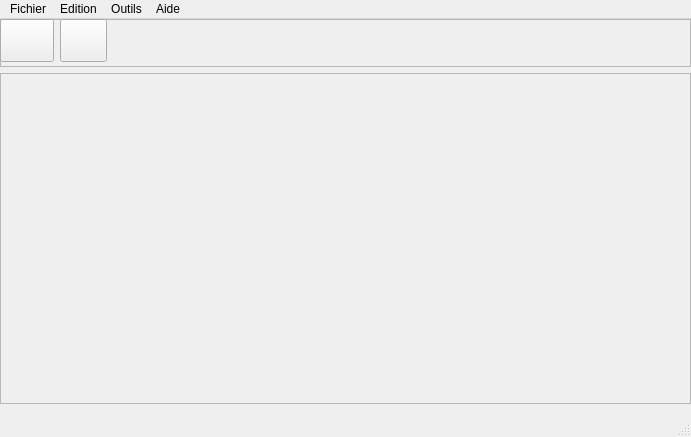
<?xml version="1.0" encoding="UTF-8"?>
<ui version="4.0">
 <class>MainWindow</class>
 <widget class="QMainWindow" name="MainWindow">
  <property name="geometry">
   <rect>
    <x>0</x>
    <y>0</y>
    <width>691</width>
    <height>437</height>
   </rect>
  </property>
  <property name="windowTitle">
   <string>MainWindow</string>
  </property>
  <widget class="QWidget" name="centralWidget">
   <widget class="QFrame" name="topFrame">
    <property name="enabled">
     <bool>true</bool>
    </property>
    <property name="geometry">
     <rect>
      <x>0</x>
      <y>0</y>
      <width>691</width>
      <height>48</height>
     </rect>
    </property>
    <property name="sizePolicy">
     <sizepolicy hsizetype="Preferred" vsizetype="Fixed">
      <horstretch>0</horstretch>
      <verstretch>0</verstretch>
     </sizepolicy>
    </property>
    <property name="frameShape">
     <enum>QFrame::StyledPanel</enum>
    </property>
    <property name="frameShadow">
     <enum>QFrame::Raised</enum>
    </property>
    <widget class="QPushButton" name="openButton_2">
     <property name="geometry">
      <rect>
       <x>60</x>
       <y>0</y>
       <width>47</width>
       <height>43</height>
      </rect>
     </property>
     <property name="text">
      <string/>
     </property>
     <property name="icon">
      <iconset resource="ressources.qrc">
       <normaloff>:/images/folder_green_open.png</normaloff>:/images/folder_green_open.png</iconset>
     </property>
     <property name="iconSize">
      <size>
       <width>35</width>
       <height>35</height>
      </size>
     </property>
    </widget>
    <widget class="QPushButton" name="searchButton">
     <property name="enabled">
      <bool>true</bool>
     </property>
     <property name="geometry">
      <rect>
       <x>0</x>
       <y>0</y>
       <width>54</width>
       <height>43</height>
      </rect>
     </property>
     <property name="sizePolicy">
      <sizepolicy hsizetype="Minimum" vsizetype="Expanding">
       <horstretch>9</horstretch>
       <verstretch>6</verstretch>
      </sizepolicy>
     </property>
     <property name="minimumSize">
      <size>
       <width>54</width>
       <height>0</height>
      </size>
     </property>
     <property name="maximumSize">
      <size>
       <width>16777214</width>
       <height>16777215</height>
      </size>
     </property>
     <property name="sizeIncrement">
      <size>
       <width>4</width>
       <height>2</height>
      </size>
     </property>
     <property name="text">
      <string/>
     </property>
     <property name="icon">
      <iconset resource="ressources.qrc">
       <normaloff>:/images/search.png</normaloff>:/images/search.png</iconset>
     </property>
     <property name="iconSize">
      <size>
       <width>35</width>
       <height>35</height>
      </size>
     </property>
    </widget>
   </widget>
   <widget class="QFrame" name="bottomFrame">
    <property name="geometry">
     <rect>
      <x>0</x>
      <y>54</y>
      <width>691</width>
      <height>331</height>
     </rect>
    </property>
    <property name="frameShape">
     <enum>QFrame::StyledPanel</enum>
    </property>
    <property name="frameShadow">
     <enum>QFrame::Raised</enum>
    </property>
   </widget>
  </widget>
  <widget class="QMenuBar" name="menuBar">
   <property name="geometry">
    <rect>
     <x>0</x>
     <y>0</y>
     <width>691</width>
     <height>21</height>
    </rect>
   </property>
   <widget class="QMenu" name="menuFichier">
    <property name="title">
     <string>Fichier</string>
    </property>
    <addaction name="actionNouvelle_Recherche"/>
    <addaction name="separator"/>
    <addaction name="actionDerni_res_requ_tes"/>
    <addaction name="separator"/>
    <addaction name="actionFermer"/>
   </widget>
   <widget class="QMenu" name="menuEdition">
    <property name="title">
     <string>Edition</string>
    </property>
    <addaction name="actionCopier"/>
    <addaction name="actionCouper"/>
    <addaction name="actionColler"/>
   </widget>
   <widget class="QMenu" name="menuOutils">
    <property name="title">
     <string>Outils</string>
    </property>
    <addaction name="actionOptions"/>
    <addaction name="actionChanger_la_langue"/>
   </widget>
   <widget class="QMenu" name="menuAide">
    <property name="title">
     <string>Aide</string>
    </property>
    <addaction name="actionA_propos"/>
    <addaction name="actionA_propos_Qt"/>
   </widget>
   <addaction name="menuFichier"/>
   <addaction name="menuEdition"/>
   <addaction name="menuOutils"/>
   <addaction name="menuAide"/>
  </widget>
  <widget class="QStatusBar" name="statusBar"/>
  <action name="actionNouvelle_Recherche">
   <property name="icon">
    <iconset resource="ressources.qrc">
     <normaloff>:/images/search.png</normaloff>:/images/search.png</iconset>
   </property>
   <property name="text">
    <string>Nouvelle Recherche</string>
   </property>
  </action>
  <action name="actionA_propos">
   <property name="text">
    <string>A propos</string>
   </property>
  </action>
  <action name="actionDerni_res_requ_tes">
   <property name="enabled">
    <bool>false</bool>
   </property>
   <property name="text">
    <string>dernières requêtes</string>
   </property>
  </action>
  <action name="actionFermer">
   <property name="icon">
    <iconset resource="ressources.qrc">
     <normaloff>:/images/exit.png</normaloff>:/images/exit.png</iconset>
   </property>
   <property name="text">
    <string>Fermer</string>
   </property>
  </action>
  <action name="actionA_propos_Qt">
   <property name="text">
    <string>A propos Qt</string>
   </property>
  </action>
  <action name="actionOptions">
   <property name="text">
    <string>Options</string>
   </property>
  </action>
  <action name="actionChanger_la_langue">
   <property name="text">
    <string>Changer la langue</string>
   </property>
  </action>
  <action name="actionCopier">
   <property name="text">
    <string>copier</string>
   </property>
  </action>
  <action name="actionCouper">
   <property name="text">
    <string>couper</string>
   </property>
  </action>
  <action name="actionColler">
   <property name="text">
    <string>coller</string>
   </property>
  </action>
 </widget>
 <layoutdefault spacing="6" margin="11"/>
 <resources>
  <include location="ressources.qrc"/>
 </resources>
 <connections/>
</ui>
